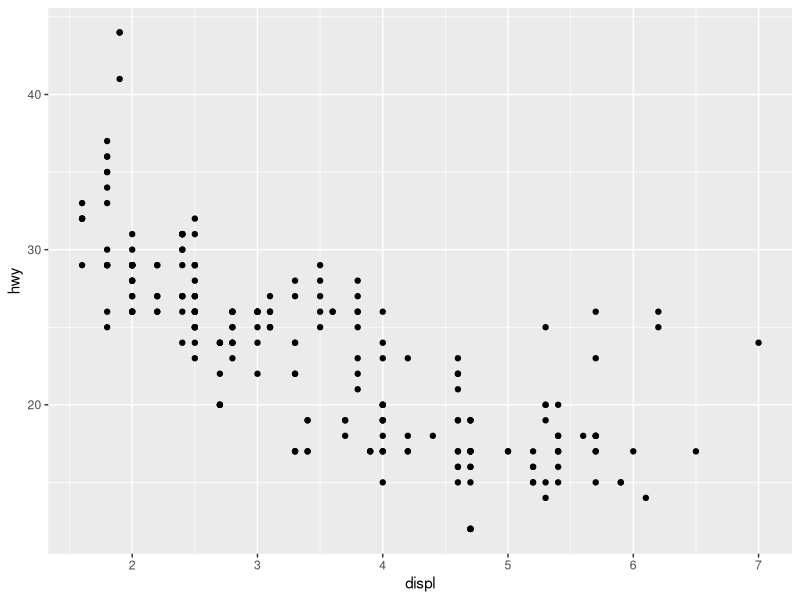
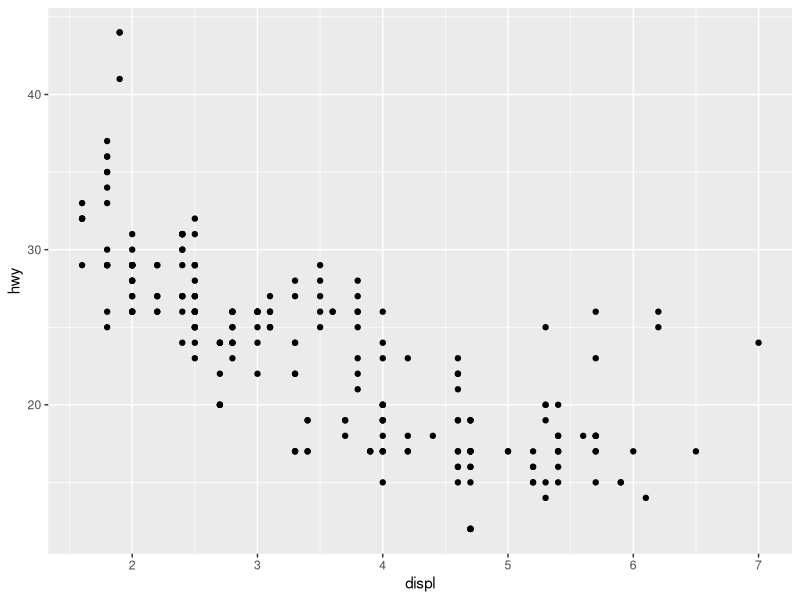
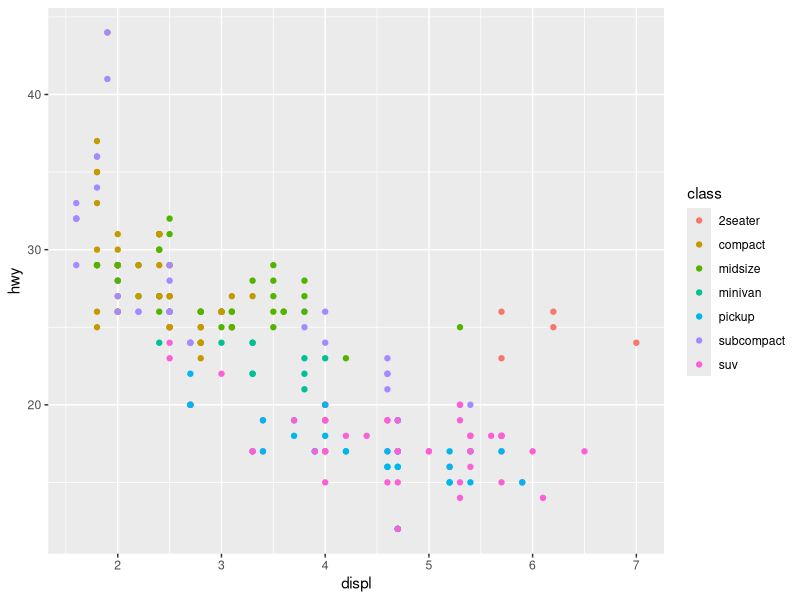
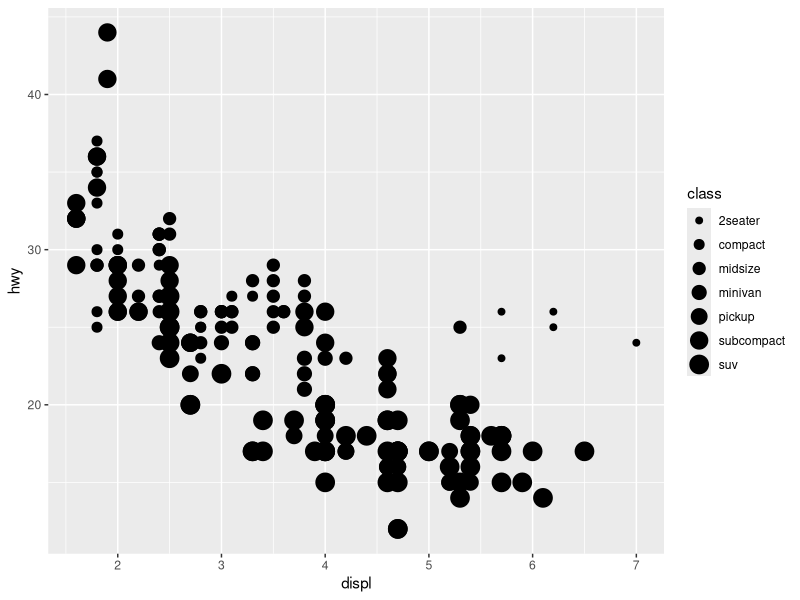
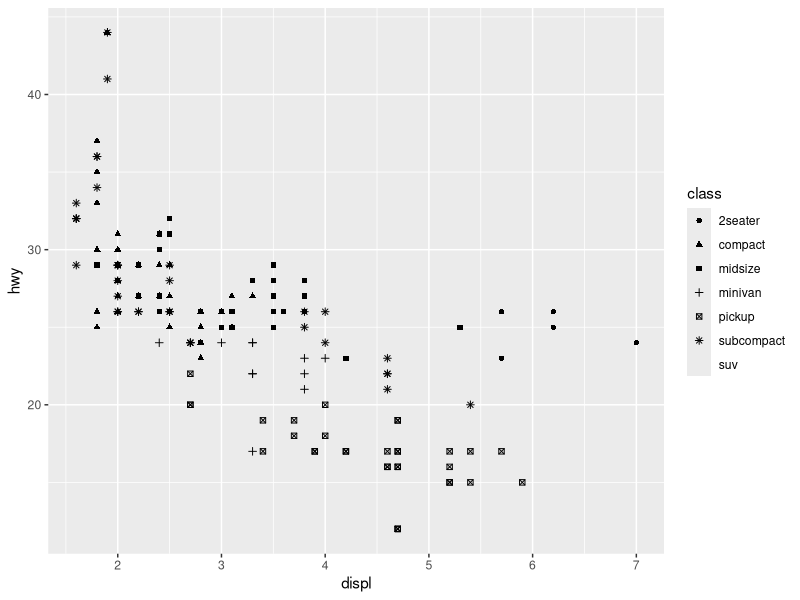
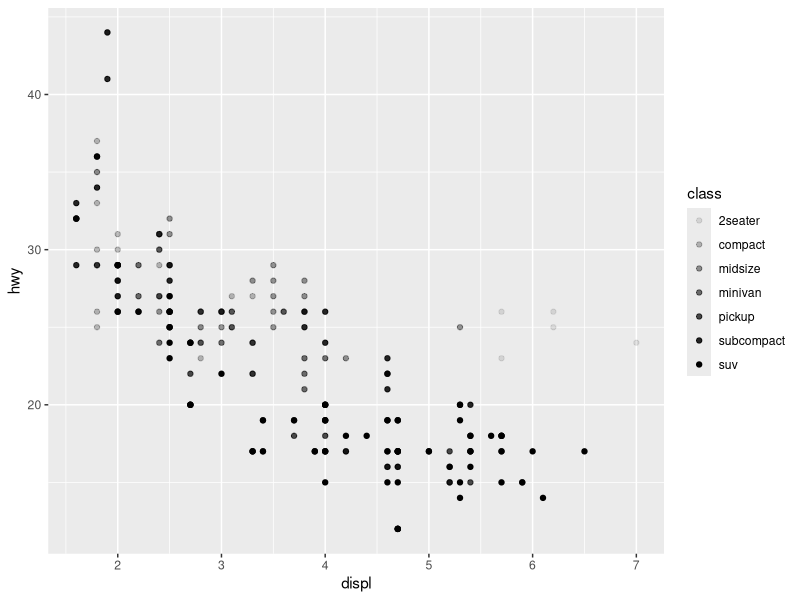
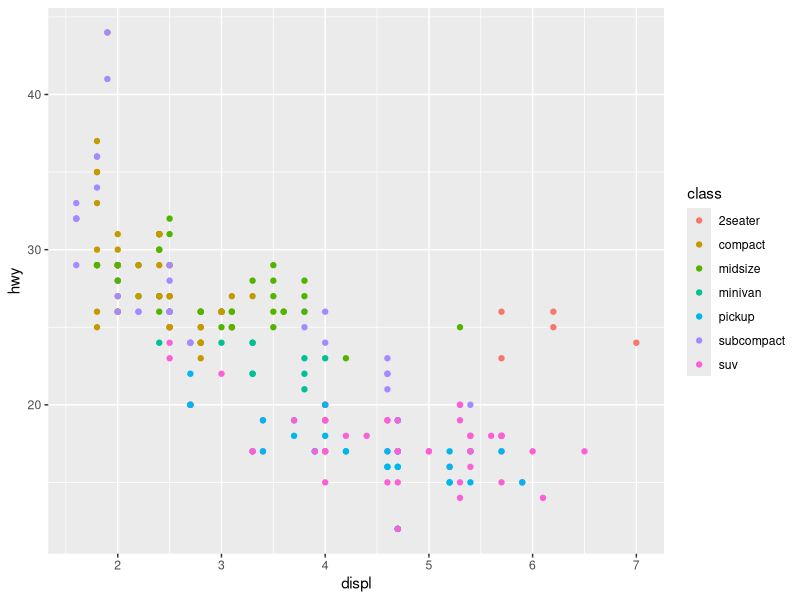
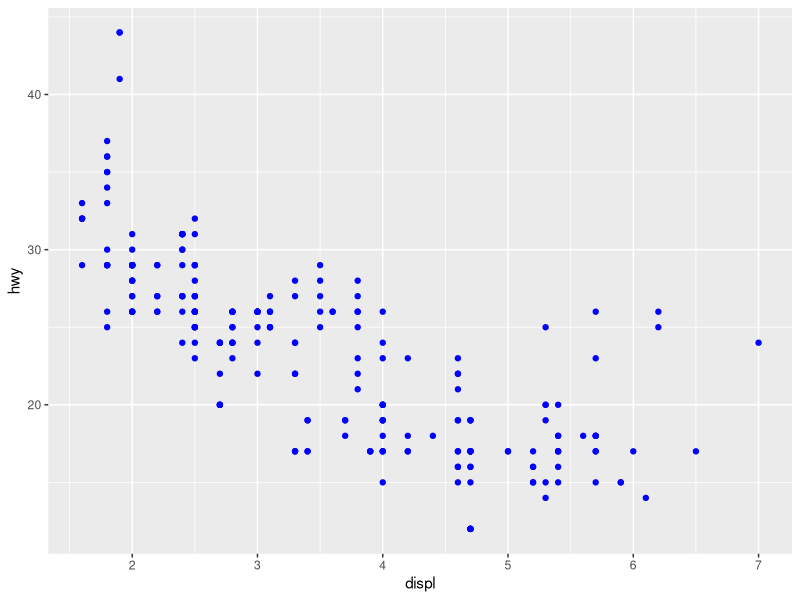

The R source for these figures, in order:
library(ggplot2)

ggplot(data = mpg) +
  geom_point(mapping = aes(x = displ, y = hwy))

ggplot(mpg,aes(x = displ, y = hwy))+
  geom_point()

#Aesthetics
#This Automatically adds the legend
#color
ggplot(mpg) + geom_point(aes(x = displ, y = hwy, color = class))
#size
ggplot(mpg) + geom_point(aes(x = displ, y = hwy, size = class))
#shape
ggplot(mpg) + geom_point(aes(x = displ, y = hwy, shape = class))
#alpha
ggplot(mpg) + geom_point(aes(x = displ, y = hwy, alpha = class))

################################################################################
#mappig aes outside aes() vs inside
################################################################################
#Set the aes () to a varaible 
ggplot(mpg) + geom_point(aes(x = displ, y = hwy, color = class))
#Set the aes() to a value 
ggplot(mpg) + geom_point(aes(x = displ, y = hwy), color = "blue")

#####
#When color is set to value inside aes(), it will not resolve. Other to sustain the specify
## place outside aes()
ggplot(mpg) + geom_point(aes(x = displ, y = hwy, color = "blue"))
ggplot(mpg) + geom_point(aes(x = displ, y = hwy), color = "blue")

################################################################################
#The first command maps the constant value "blue" to the color aesthetic, resulting in all points being colored with the same blue color.
#The second command specifies the constant color "blue" for all points, regardless of their data attributes.
################################################################################

#Geoms
#boxplot
ggplot(data = mpg) +
  geom_boxplot(mapping = aes(x = class, y = hwy))

ggplot(data = mpg) +
  geom_histogram(mapping = aes(x = hwy))
#adding bandwidth 
ggplot(data = mpg) +
  geom_histogram(mapping = aes(x = hwy), binwidth = 2)

ggplot(data = mpg) +
  geom_density(mapping = aes(x = hwy, color = class))


ggplot(data = mpg) +
  geom_bar(mapping = aes(x = class, color = class))

ggplot(data = mpg) +
  geom_bar(mapping = aes(x = class, fill = class))

#Adding a new layer
ggplot(mpg) + 
  geom_point(aes(displ, hwy)) +
  geom_smooth(aes(displ, hwy))


ggplot(data = mpg) +
  geom_point(mapping = aes(x = displ, y = hwy)) + 
  geom_smooth(mapping = aes(x = displ, y = hwy))

#Global vs Local
######################
#Mappings (and data) that appear in ggplot() will apply globally to every layer
#####################
ggplot(data = mpg, mapping = aes(x = displ, y = hwy)) +
  geom_point() + 
  geom_smooth()

################
#Mappings (and data) that appear in a geom_ function will add to or override the 
#global mappings for that layer only
##############
ggplot(data = mpg, mapping = aes(x = displ, y = hwy)) +
  geom_point(mapping = aes(color = drv)) + 
  geom_smooth()

#Saving Plot 
#this will save the last plot 
ggsave("C:\\Users\\AFSS-Student\\Documents\\R\\Output\\my-plot.pdf", width = 6, height = 6)
